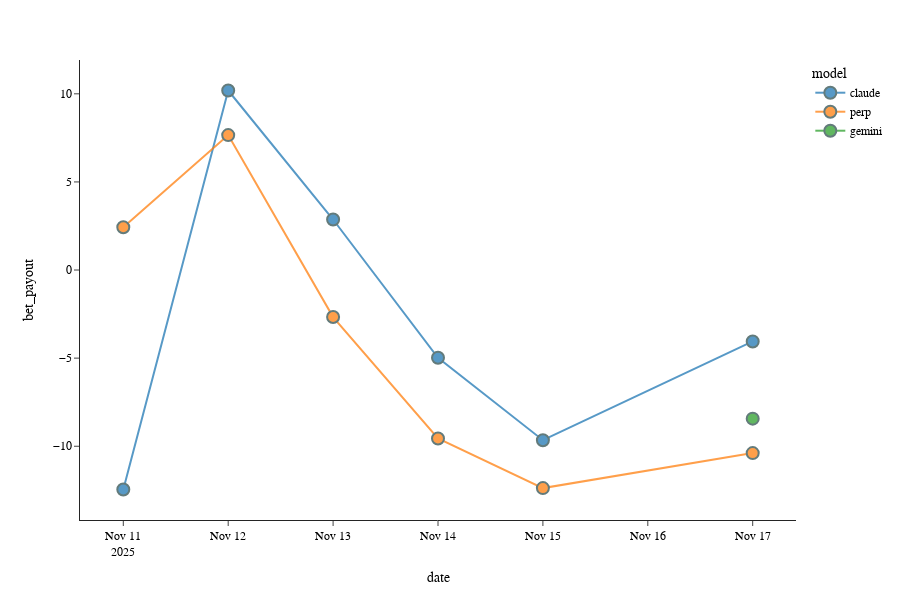

This figure's notebook cell:
### Code cell
fig = px.scatter(
    df_hist_agg,
    x='date',
        y='bet_payout',
        color='model',
        template='simple_white',

    )

fig.update_layout(
            # title=f"Active / Canceled Subscription Count for {customer_id}<br><sup>{viz_tag}</sup>",
            font_family='Futura',
            height=600,
            font_color='black',
            showlegend=True,
            hovermode='x unified'
        )
fig.update_traces(mode='lines+markers',
                    opacity=.75,
                    marker=dict(size=12,line=dict(width=2,color='DarkSlateGrey'))
                    )
fig.update_xaxes(
            # title='Analytics Date',

                        )
fig.update_yaxes(
            # title='Product Count',

                        )

fig.show()

### Figure 1 — Plotly figure (JSON) as saved in the notebook; plotly's stock layout.template omitted (floating-point values rounded to 4 significant figures)
{"data": [{"hovertemplate": "model=claude<br>date=%{x}<br>bet_payout=%{y}<extra></extra>", "legendgroup": "claude", "marker": {"color": "#1F77B4", "line": {"color": "DarkSlateGrey", "width": 2}, "size": 12, "symbol": "circle"}, "mode": "lines+markers", "name": "claude", "opacity": 0.75, "orientation": "v", "showlegend": true, "type": "scatter", "x": ["2025-11-11T00:00:00.000000000", "2025-11-12T00:00:00.000000000", "2025-11-13T00:00:00.000000000", "2025-11-14T00:00:00.000000000", "2025-11-15T00:00:00.000000000", "2025-11-17T00:00:00.000000000"], "xaxis": "x", "y": [-12.45, 10.19, 2.867, -4.978, -9.657, -4.053], "yaxis": "y"}, {"hovertemplate": "model=perp<br>date=%{x}<br>bet_payout=%{y}<extra></extra>", "legendgroup": "perp", "marker": {"color": "#FF7F0E", "line": {"color": "DarkSlateGrey", "width": 2}, "size": 12, "symbol": "circle"}, "mode": "lines+markers", "name": "perp", "opacity": 0.75, "orientation": "v", "showlegend": true, "type": "scatter", "x": ["2025-11-11T00:00:00.000000000", "2025-11-12T00:00:00.000000000", "2025-11-13T00:00:00.000000000", "2025-11-14T00:00:00.000000000", "2025-11-15T00:00:00.000000000", "2025-11-17T00:00:00.000000000"], "xaxis": "x", "y": [2.425, 7.656, -2.669, -9.558, -12.38, -10.39], "yaxis": "y"}, {"hovertemplate": "model=gemini<br>date=%{x}<br>bet_payout=%{y}<extra></extra>", "legendgroup": "gemini", "marker": {"color": "#2CA02C", "line": {"color": "DarkSlateGrey", "width": 2}, "size": 12, "symbol": "circle"}, "mode": "lines+markers", "name": "gemini", "opacity": 0.75, "orientation": "v", "showlegend": true, "type": "scatter", "x": ["2025-11-17T00:00:00.000000000"], "xaxis": "x", "y": [-8.434], "yaxis": "y"}], "layout": {"font": {"color": "black", "family": "Futura"}, "height": 600, "hovermode": "x unified", "legend": {"title": {"text": "model"}, "tracegroupgap": 0}, "margin": {"t": 60}, "showlegend": true, "xaxis": {"anchor": "y", "domain": [0, 1], "title": {"text": "date"}}, "yaxis": {"anchor": "x", "domain": [0, 1], "title": {"text": "bet_payout"}}}}
